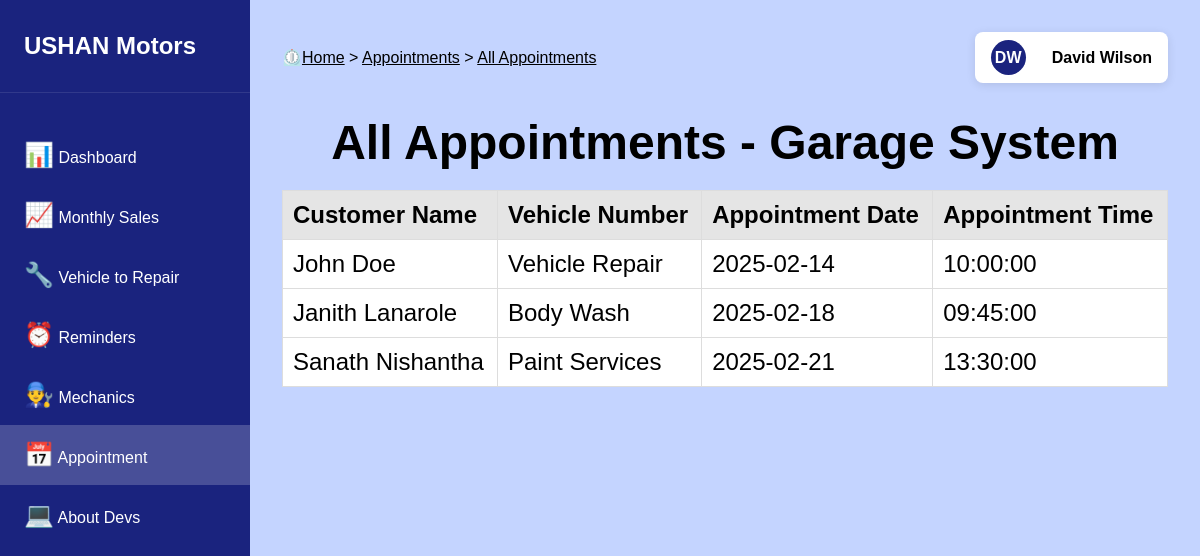
The page /Staff_Interface/appointmentsAll.php (signed in) on the database its author committed.
### tables this page shows
CREATE TABLE `employees` (
  `id` bigint(20) NOT NULL,
  `employee_id` varchar(20) NOT NULL,
  `role_id` varchar(20) NOT NULL,
  `emp_first_name` varchar(50) NOT NULL,
  `emp_last_name` varchar(50) NOT NULL,
  `basic_salary` decimal(10,0) NOT NULL
);

CREATE TABLE `appointments` (
  `id` bigint(20) NOT NULL,
  `appointment_id` varchar(20) NOT NULL,
  `cust_name` varchar(50) NOT NULL,
  `service_id` varchar(20) NOT NULL,
  `time_stamp` datetime DEFAULT NULL
);

CREATE TABLE `garage_services` (
  `id` bigint(20) NOT NULL,
  `service_id` varchar(20) NOT NULL,
  `service_name` varchar(100) NOT NULL
);

### Staff_Interface/appointmentsAll.php (the view, shortened to what this page needs)
<?php
include('main/sessionChecker.php');
$custName = "";
$srv = "";
$date = "";
$time = "";
?>
<!DOCTYPE html>
<html>
<head>
	<link rel="stylesheet" type="text/css" href="styles/mainStyle.css">
</head>
<body>
	<aside class="sidebar">
        <div class="sidebar-logo">USHAN Motors</div>
        <ul class="sidebar-menu">
            <li class="menu-item">
            	<a href="dashboard.php">
                	<span class="icon">📊</span>
                	<span class="menu-text">Dashboard</span>
            	</a>
        	</li>
            <li class="menu-item">
                <a href="sales.php">
                	<span class="icon">📈</span>
                	<span class="menu-text">Monthly Sales</span>
                </a>
            </li>
            <li class="menu-item">
                <a href="repairVehicles.php">
                	<span class="icon">🔧</span>
                	<span class="menu-text">Vehicle to Repair</span>
                </a>
            </li>
            <li class="menu-item">
                <a href="reminders.php">
                	<span class="icon">⏰</span>
        	        <span class="menu-text">Reminders</span>
                </a>
            </li>
            <li class="menu-item">
                <a href="mechanics.php">
                	<span class="icon">👨‍🔧</span>
                	<span class="menu-text">Mechanics</span>
                </a>
            </li>
            <li class="menu-item active">
                <a href="appointments.php">
                	<span class="icon">📅</span>
                	<span class="menu-text">Appointment</span>
                </a>
            </li>
            <li class="menu-item">
                <a href="aboutDevs.php">
                    <span class="icon">💻</span>
                    <span class="menu-text">About Devs</span>
                </a>
            </li>
        </ul>
    </aside>
    <main class="main-content">
        <div class="top-bar">
            <div class="breadcrumb">
                ⏲️<a href="dashboard.php">Home</a> > <a href="appointments.php">Appointments</a> > <a href="#">All Appointments</a>
            </div>
            <?php include('profile_icon.php') ?>
        </div>
        <div class="dashboard-grid">
            <div class="appointment-header">
                <h1>All Appointments - Garage System</h1>
                <table>
                    <thead>
                        <tr>
                            <th>Customer Name</th>
                            <th>Vehicle Number</th>
                            <th>Appointment Date</th>
                            <th>Appointment Time</th>
                        </tr>
                    </thead>
                    <tbody>
                        <?php
                            $stmt1 = $connect->prepare("SELECT a.`cust_name`, b.`service_name`, DATE(a.`time_stamp`) AS appointment_date, TIME(a.`time_stamp`) AS appointment_time FROM appointments a JOIN garage_services b ON a.`service_id`=b.`service_id`;");
                            $stmt1->execute();
                            $stmt1->bind_result($custName, $srv, $date, $time);
                            $results = [];
                            while ($stmt1->fetch()) {
                                $results[] = [
                                    'cust_name' => $custName,
                                    'service_name' => $srv,
                                    'appointment_date' => $date,
                                    'appointment_time' => $time
                                ];
                            }
                            if (empty($results)) {
                                $custName = "";
                                $srv = "";
                                $date = "";
                                $time = "";
                            } else {
                                foreach ($results as $result) {
                                    $custName = $result['cust_name'];
                                    $srv = $result['service_name'];
                                    $date = $result['appointment_date'];
                                    $time = $result['appointment_time'];
                                    echo "
                                    <tr>
                                        <td>".$custName."</td>
                                        <td>".$srv."</td>
                                        <td>".$date."</td>
                                        <td>".$time."</td>
                                    </tr>
                                    ";
                                }
                            }
                            ?>
                    </tbody>
                </table>
            </div>
        </div>
    </main>
</body>
</html>

### Staff_Interface/profile_icon.php (shortened to what this page needs)
<?php
$empId = $_SESSION['employee_id'];
$firstName = "";
$lastName = "";
$stmt = $connect->prepare("SELECT `emp_first_name`, `emp_last_name` FROM employees WHERE `employee_id`='".$empId."' LIMIT 1;");
$stmt->execute();
$stmt->bind_result($firstName, $lastName);
$results = [];
while ($stmt->fetch()) {
    $results[] = [
        'emp_first_name' => $firstName,
        'emp_last_name' => $lastName
    ];
}
if (empty($results)) {
    $empId = "";
    $firstName = "";
    $lastName = "";
} else {
    foreach ($results as $result) {
        $firstName = $result['emp_first_name'];
        $lastName = $result['emp_last_name'];
        echo "
        <div>
            <a href='#' class='user-profile' onclick='toggleDropdown(event)'>
                <div class='user-avatar'>".$firstName[0].$lastName[0]."</div>
                <div class='user-name'>".$firstName." ".$lastName."</div>
            </a>
            <div class='dropdown-menu' id='dropdownMenu'>
                <a href='settings.php'>Settings</a>
                <a href='logout.php'>Logout</a>
            </div>
        </div>
        ";
    }
}
?>

### Staff_Interface/styles/mainStyle.css (style rules this page uses)
* { margin: 0; padding: 0; box-sizing: border-box; font-family: Arial, sans-serif; }
body { background-color: #c4d4ff; min-height: 100vh; display: flex; flex-direction: column; }
html,body { height: 100%; margin: 0; padding: 0; }
a { text-decoration: none; }
.sidebar { width: 250px; background: #1a237e; padding: 2rem 0; color: white; position: fixed; height: 100%; }
.sidebar-logo { font-size: 1.5rem; font-weight: bold; padding: 0 1.5rem 2rem; border-bottom: 1px solid rgba(255,255,255,0.1); }
.sidebar-menu { list-style: none; margin-top: 2rem; }
.menu-text { color: #fff; }
.menu-item { padding: 1rem 1.5rem; display: flex; align-items: center; gap: 1rem; cursor: pointer; transition: background-color 0.3s ease; }
.menu-item.active { background-color: rgba(255,255,255,0.2); }
.main-content { flex: 1; margin-left: 250px; padding: 2rem; min-height: 100%; }
.top-bar { display: flex; justify-content: space-between; align-items: center; margin-bottom: 2rem; position: relative; }
.breadcrumb { color: #000; }
.breadcrumb a { color: #000; text-decoration: underline; }
.user-profile { display: flex; align-items: center; gap: 1rem; padding: 0.5rem 1rem; background: #fff; border-radius: 8px; box-shadow: 0 2px 10px rgba(0,0,0,0.1); cursor: pointer; }
.user-avatar { width: 35px; height: 35px; background: #1a237e; border-radius: 50%; display: flex; align-items: center; justify-content: center; color: white; font-weight: bold; align-items: center; margin-right: 10px; }
.user-name { color: #000; font-weight: 700; }
.dashboard-grid { display: grid; grid-template-columns: repeat(auto-fit, minmax(300px, 1fr)); gap: 2rem; }
.icon { font-size: 1.5rem; color: #1a237e; }

### Staff_Interface/appointmentsAll.php (style rules this page uses)
table { width: 100%; border-collapse: collapse; margin-top: 20px; background-color: white; }
table, th, td { border: 1px solid #ddd; }
th, td { padding: 10px; text-align: left; }
th { background-color: rgba(0, 0, 0, 0.1); color: black; }
.appointment-header { text-align: center; font-size: 24px; margin-bottom: 20px;s color: black; display: flex; flex-direction:column; }

### rows shown on the page
employees: emp_first_name "D", emp_last_name "W", emp_first_name "David", emp_last_name "Wilson"
appointments: cust_name "John Doe", garage_services.service_name "Vehicle Repair", date "2025-02-14", time "10:00:00"
appointments: cust_name "Janith Lanarole", garage_services.service_name "Body Wash", date "2025-02-18", time "09:45:00"
appointments: cust_name "Sanath Nishantha", garage_services.service_name "Paint Services", date "2025-02-21", time "13:30:00"
